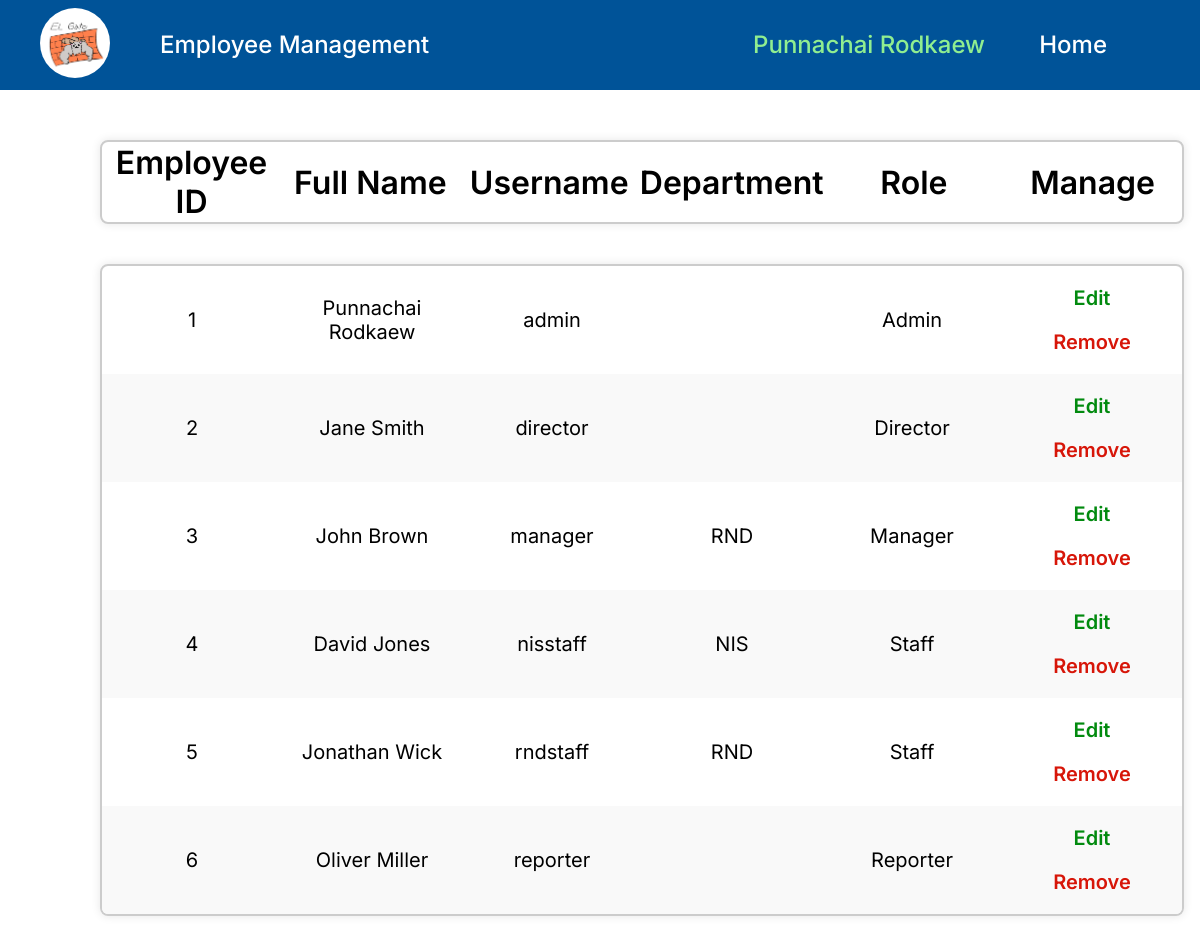
The page /Manage/UserManage.php (signed in) on the database its author committed.
### tables this page shows
CREATE TABLE `employees` (
  `employee_id` int(11) NOT NULL,
  `email` varchar(100) NOT NULL,
  `fullname` varchar(100) NOT NULL,
  `username` varchar(100) NOT NULL,
  `pwd` varchar(100) NOT NULL,
  `department_id` varchar(10) DEFAULT NULL,
  `role_id` int(11) DEFAULT NULL
);

CREATE TABLE `roles` (
  `role_id` int(11) NOT NULL,
  `role_name` varchar(50) NOT NULL
);

### Manage/UserManage.php (the view, shortened to what this page needs)
<!DOCTYPE html>
<html lang="en">
    <head>
        <link rel="stylesheet" href="../Pages/Pages.css" />
    </head>
    <body>
        <?php   $pageName = "Employee Management";
                include '../Pages/HeadBar.php'; ?>
        <div style="height: 100px;"></div>
        <div class="book-panel">
            <table>
                <tr class="no-hover">
                    <th>Employee ID</th>
                    <th>Full Name</th>
                    <th>Username</th>
                    <th>Department</th>
                    <th>Role</th>
                    <th>Manage</th>
                </tr>
            </table>
        </div>
        <div class="book-panel">
            <table>
                <?php
                    include '../connect.php';
                    $news = "SELECT e.employee_id, e.email, e.fullname, e.username, e.department_id, r.role_name FROM employees e
                             LEFT JOIN roles r ON e.role_id = r.role_id";
                    $result = $mysqli->query($news);
                    if ($result) {
                        echo "<table>";
                        while ($row = $result->fetch_array()) {
                            $uID = $row["employee_id"];
                            echo "<tr>";
                            echo "<td>" . htmlspecialchars($row["employee_id"]) . "</td>";
                            echo "<td>" . htmlspecialchars($row["fullname"]) . "</td>";
                            echo "<td>" . htmlspecialchars($row["username"]) . "</td>";
                            echo "<td>" . htmlspecialchars($row["department_id"]) . "</td>";
                            echo "<td>" . htmlspecialchars($row["role_name"]) . "</td>";
                            echo "<td>
                                    <a href='UserEdit.php?uID=$uID' style='color: #028A0F;'>
                                        <p>Edit</p>
                                    </a>
                                    <a href='UserRemove.php?uID=$uID' style='color: #D71609;'>
                                        <p>Remove</p>
                                    </a>
                                </td>";
                            echo "</tr>";
                        }
                        echo "</table>";
                    } else {
                        echo "Error: " . $mysqli->error;
                    }
                ?>
            </table>
        </div>
    </body>
</html>

### Pages/HeadBar.php (shortened to what this page needs)
<?php
    include '../connect.php';
    $getName = "SELECT fullname, department_id, role_id FROM employees WHERE username = ? LIMIT 1";
    $stmt = $mysqli->prepare($getName);
    if ($stmt) {
        $stmt->bind_param("s", $_SESSION['username']);
        $stmt->execute();
        $stmt->bind_result($fullName, $department, $role);
        switch ($role) {
            case 5:
                $mainMenu = '<a href="../Roles/Admin.php" style="color: lightgreen;">' . htmlspecialchars($fullName) . '</a>';
                break;
        }
        echo '
            <nav>
            <ul>
                <li><img src="../Images/ElGato.jpg" alt="Logo" id="logo"></li>
                <li>' . $pageName . '</li>
                <li style="position: fixed; right: 185px;">' . $mainMenu . '</li>
                <li style="position: fixed; right: 63px;"><a href="../Home.php">Home</a></li>
            </ul>
        </nav>';
    } else {
        echo "<h2 style='position: absolute; top: 22px; left: 100px;'>Welcome!</h2>";
    }
?>

### Pages/Pages.css (style rules this page uses)
body { font-family: 'Inter', sans-serif; margin: 0; padding: 0; }
nav { margin: 0; background-color: #005398; color: #fff; width: 100%; height: 70px; padding: 10px 0px; position: fixed; }
nav ul { list-style-type: none; padding-left: 20px; margin: 0; display: flex; }
nav ul li { font-size: 24px; font-weight: 500; margin-right: 30px; padding: 20px 0 0 20px; }
nav ul li a { color: #fff; text-decoration: none; }
#logo { width: 70px; height: 70px; border-radius: 50%; position: relative; top: -22px; }
.book-panel { width: 60%; max-height: 700px; overflow-y: auto; margin: 40px 40px 40px 400px;; border: 2px solid #ccc; border-radius: 8px; box-shadow: 0 0 10px rgba(0, 0, 0, 0.1); }
table { width: 100%; border-collapse: collapse; }
th { height: 60px; font-size: 32px; font-weight: 600; }
tr { height: 60px; text-align: center; }
td { font-size: 20px; font-weight: 400px; }
tr th, tr td { width: 33%; }
tr:nth-child(even) { background-color: #f9f9f9; }

### Manage/UserManage.php (style rules this page uses)
.book-panel { width: 90%; margin-left: 100px; }
td { font-size: 20px; font-weight: 400px; margin: 0; padding: 0; }
td a { font-family: 'Inter'; text-decoration: none; font-weight: 600; }
tr th, tr td { width:16.6%; }

### rows shown on the page
employees: fullname "Punnachai Rodkaew", employee_id "1", username "admin", role.role_name "Admin"
employees: employee_id "2", fullname "Jane Smith", username "director", role.role_name "Director"
employees: employee_id "3", fullname "John Brown", username "manager", department "RND", role.role_name "Manager"
employees: employee_id "4", fullname "David Jones", username "nisstaff", department "NIS", role.role_name "Staff"
employees: employee_id "5", fullname "Jonathan Wick", username "rndstaff", department "RND", role.role_name "Staff"
employees: employee_id "6", fullname "Oliver Miller", username "reporter", role.role_name "Reporter"

### other values the page prints
$pageName "Employee Management"
